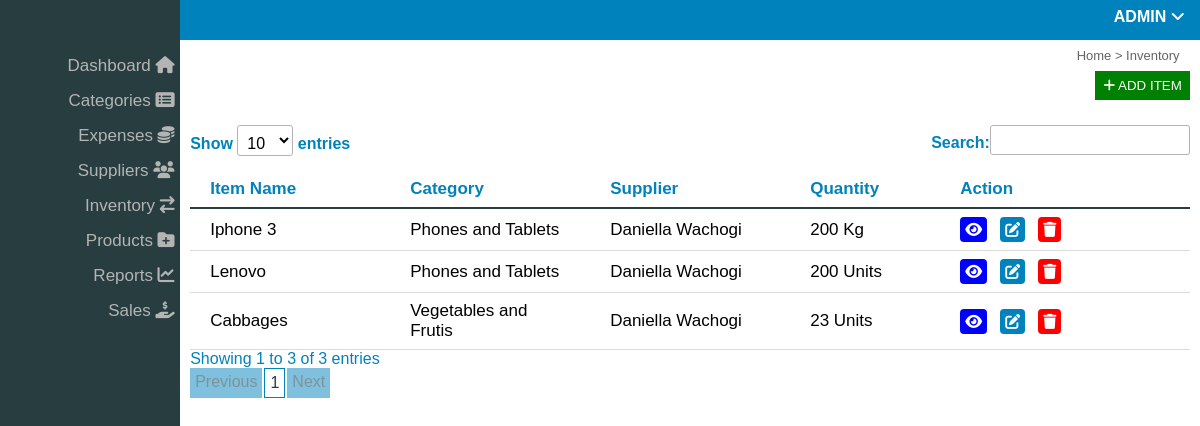
The app's page /index.php?link=inventory (signed in) with its own data.
### tables this page shows
CREATE TABLE `users` (
  `id` int(11) NOT NULL,
  `email` varchar(200) NOT NULL,
  `username` varchar(200) NOT NULL,
  `password` text NOT NULL
);

CREATE TABLE `inventory` (
  `id` int(200) NOT NULL,
  `product_id` int(200) NOT NULL,
  `supplier_id` int(200) NOT NULL,
  `previous_quantity` int(200) NOT NULL,
  `new_quantity` int(200) NOT NULL,
  `measurement_unit` varchar(200) NOT NULL,
  `total_bp` int(200) NOT NULL
);

CREATE TABLE `products` (
  `id` int(200) NOT NULL,
  `name` varchar(200) NOT NULL,
  `photo` text NOT NULL,
  `category` int(200) NOT NULL
);

CREATE TABLE `category` (
  `id` int(200) NOT NULL,
  `cat_name` varchar(200) NOT NULL,
  `status` int(11) DEFAULT NULL
);

CREATE TABLE `supplier` (
  `id` int(200) NOT NULL,
  `supplier` varchar(200) NOT NULL
);

### includes/inventory.php (the view, shortened to what this page needs)
<p class="page-title">Home > Inventory</p>
<div class="page-panel">
    <div class="btn-panel">
    <button class="btn-add"id="btn-add-item"><i class="fa fa-plus"></i> ADD ITEM</button>
    </div>
<div class="home-page inventory">
    <div class="table-side">
        <table id="tbl"cellspacing="0">
            <thead>
                <tr>
                    <th style="width:20%">Item Name</th>
                    <th style="width:20%">Category</th>
                    <th style="width:20%">Supplier</th>
                    <th style="width:15%">Quantity</th>
                    <th style="">Action</th>
                </tr>
            </thead>
            <tbody>
            <?php $result=$conn->query("select * from (select inventory.id as proid, product_id, supplier_id, previous_quantity, new_quantity, measurement_unit,total_bp from inventory) inventory  inner join products on product_id=products.id inner join supplier on supplier_id = supplier.id inner join category on products.category=category.id order by proid desc");
                    while($rows=mysqli_fetch_assoc($result)):?>
                    <tr>
                    <td style="width:20%"><?php echo $rows['name'];?></td>
                    <td style="width:20%"><?php echo $rows['cat_name'];?></td>
                    <td style="width:20%"><?php echo $rows['supplier'];?></td>
                    <td style="width:15%"><?php echo $rows['new_quantity']." ".$rows['measurement_unit'];?></td>
                    <td style="w">
                        <i class="fa fa-eye"></i>
                        <i class="fa fa-edit"></i>
                        <i class="fa fa-trash"></i>
                    </td>
                    </tr>
                <?php endwhile;?>
            </tbody>
        </table>
    </div>
</div>
</div>
<?php include('footer.php');?>

### includes/topbar.php (shortened to what this page needs)
<div class="top-bar">
    <div class="ka-bar">
        <div class="text">
            <?php
            include('dbconfig.php');
            $result=$conn->query("select * from users where id=".$_SESSION['sec']." limit 1");
            $row=mysqli_fetch_assoc($result);
            ?>
            <span onclick="showOption()"><?php echo $row['username'];?> <i class="fa fa-angle-down"></i></span>
        </div>
    </div>
</div>

### styling/style.css (style rules this page uses)
* { padding:0;margin:0;font-family: Arial, Helvetica, sans-serif; }
body { background: #ffffff; }
button, .btn-cancel { padding:7px 4%;background-color: green;color:#FFFFFF;border:0;cursor:pointer;margin-bottom:15px; }
table { width:100%; }
table th, table tr td { font-size:17px; text-align:left; padding:8px 2%; background-color:#FFFFFF; color:rgb(0,130,189); border-bottom: 2px solid rgba(0, 26, 29, 0.842); }
table tr td { background-color: transparent; color:#000; border-bottom:1px solid rgb(220,220,220); }
table tr td .fa { padding:5px; margin-right:4%; border-radius:4px; font-size:15px; cursor:pointer; }
table tr td .fa-edit { background-color:rgb(0,130,189); color:#FFFFFF; }
table tr td .fa-trash { background-color:red; color:#FFFFFF; }
table tr td .fa-eye { background-color: blue; color:#FFFFFF; }
.top-bar { height:5vh; display:flex; background-color: rgb(0,130,189); width:100%; }
.top-bar .ka-bar { width:30%; margin-left:70%; text-align:right; position:relative; }
.top-bar .text, .top-bar #dropped { position: absolute; margin-right: 2%; width: 35%; margin-left: 60%; margin-top:1vh; }
.text span { font-weight: bold; color:white; cursor:pointer; text-transform: uppercase; }
.page-panel { width:98%; margin:1vh 0 0 1%; }
.home-page { display:flex; }
.page-title { color:rgb(100,100,100); text-align:right; width:98%; font-size:13px; margin-top:1vh; }
.table-side { width:70%; }
.inventory .table-side { width:100%; }
.btn-add { padding-left:8px; padding-right:8px; }
.btn-panel { width:100%; text-align:right; }

### records on screen
users: username "ADMIN"
inventory: product.name "Cabbages", category.cat_name "Vegetables and Frutis", supplier.supplier "Daniella Wachogi", new_quantity "23", measurement_unit "Units"
inventory: product.name "Lenovo", category.cat_name "Phones and Tablets", supplier.supplier "Daniella Wachogi", new_quantity "200", measurement_unit "Units"
inventory: product.name "Iphone 3", category.cat_name "Phones and Tablets", supplier.supplier "Daniella Wachogi", new_quantity "200", measurement_unit "Kg"
